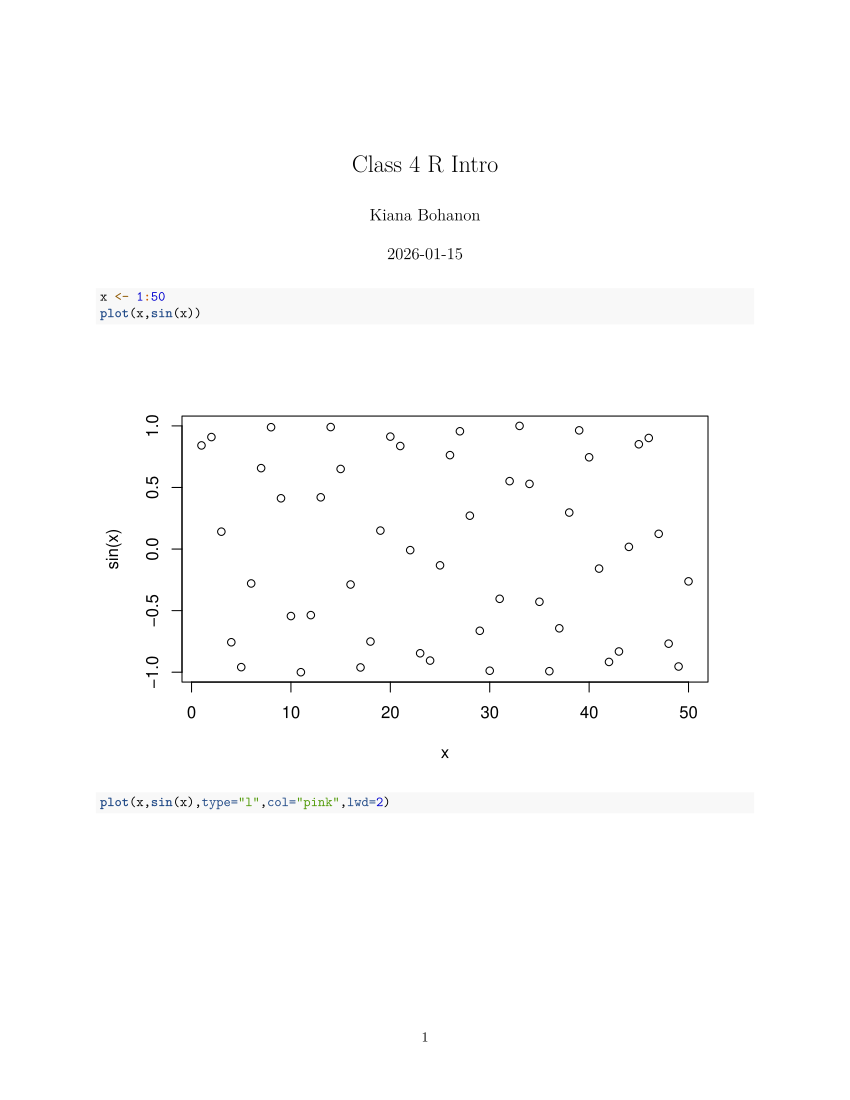

This figure's R source:
#' ---
#' title: "Class 4 R Intro"
#' author: "Kiana Bohanon"
#' ---

x <- 1:50
plot(x,sin(x))
plot(x,sin(x),type="l",col="pink",lwd=2)
log(10,base=10)
